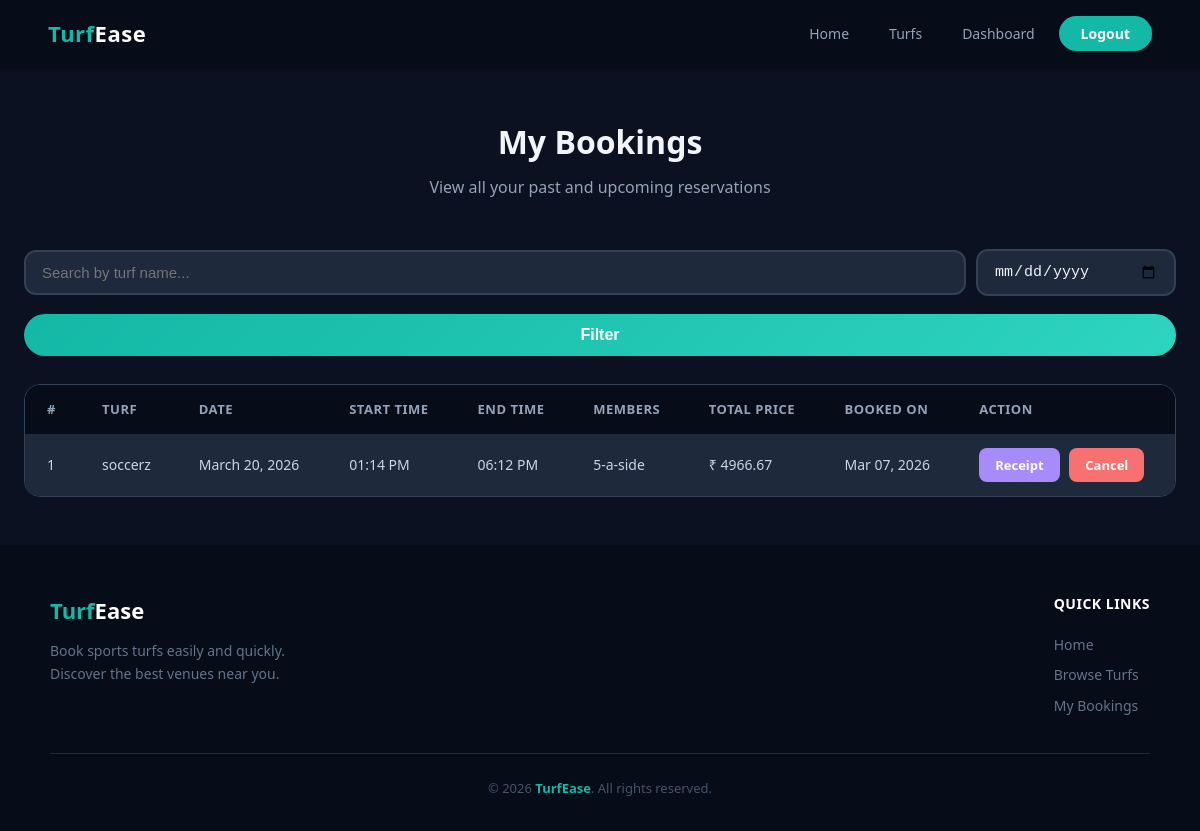
Page /bookings/history/ (signed in) on the committed database.
### bookings/models.py (models this page shows, shortened)
class Booking(models.Model):
    MEMBER_CHOICES = [
        (5, '5-a-side'),
        (7, '7-a-side'),
        (11, '11-a-side'),
    ]
    user = models.ForeignKey(User, on_delete=models.CASCADE, related_name='bookings')
    turf = models.ForeignKey(Turf, on_delete=models.CASCADE, related_name='bookings')
    booking_date = models.DateField()
    start_time = models.TimeField()
    end_time = models.TimeField()
    members = models.PositiveIntegerField(choices=MEMBER_CHOICES, default=5)
    total_price = models.DecimalField(max_digits=10, decimal_places=2)
    created_at = models.DateTimeField(auto_now_add=True)
    class Meta:
        ordering = ['-created_at']

### turfs/models.py (models this page shows, shortened)
class Turf(models.Model):
    name = models.CharField(max_length=200)
    location = models.CharField(max_length=300)
    description = models.TextField()
    price_per_hour = models.DecimalField(max_digits=10, decimal_places=2)
    price_5a_side = models.DecimalField(max_digits=10, decimal_places=2, default=0, help_text='Additional fixed price for 5-a-side teams')
    price_7a_side = models.DecimalField(max_digits=10, decimal_places=2, default=0, help_text='Additional fixed price for 7-a-side teams')
    price_11a_side = models.DecimalField(max_digits=10, decimal_places=2, default=0, help_text='Additional fixed price for 11-a-side teams')
    image = models.ImageField(upload_to='turf_images/', blank=True, null=True)
    created_at = models.DateTimeField(auto_now_add=True)

### bookings/views.py (the view)
# urls.py: path('history/', views.booking_history, name='booking_history'),
@login_required
def booking_history(request):
    bookings = Booking.objects.filter(user=request.user).select_related('turf')
    filter_date = request.GET.get('date', '')
    if filter_date:
        bookings = bookings.filter(booking_date=filter_date)
    search = request.GET.get('q', '')
    if search:
        bookings = bookings.filter(turf__name__icontains=search)
    paginator = Paginator(bookings, 10)
    page_number = request.GET.get('page')
    page_obj = paginator.get_page(page_number)
    cancelled_bookings = CancelledBooking.objects.filter(user=request.user)
    context = {
        'page_obj': page_obj,
        'search': search,
        'filter_date': filter_date,
        'cancelled_bookings': cancelled_bookings,
    }
    return render(request, 'booking_history.html', context)

### bookings/context_processors.py (called while the page is built)
def unread_notifications(request):
    if request.user.is_authenticated and not request.user.is_staff:
        count = Notification.objects.filter(user=request.user, is_read=False).count()
        return {'unread_notification_count': count}
    return {'unread_notification_count': 0}

### bookings/templatetags/custom_filters.py (called while the page is built)
@register.filter
def is_future_date(value):
    if isinstance(value, date):
        return value >= date.today()
    return False

### templates/booking_history.html (shortened to what this page needs)
{% extends 'base.html' %}
{% load custom_filters %}
{% block content %}
<div class="container">
    <div class="page-header">
        <h1>My Bookings</h1>
        <p>View all your past and upcoming reservations</p>
    </div>
    <form method="get" class="search-bar">
        <input type="text" name="q" class="form-control" placeholder="Search by turf name..." value="{{ search }}">
        <input type="date" name="date" class="form-control" value="{{ filter_date }}" style="max-width:200px;">
        <button type="submit" class="btn-submit" style="padding:12px 28px;">Filter</button>
    </form>
    {% if page_obj %}
        <div class="table-container">
            <table>
                <thead>
                    <tr>
                        <th>#</th>
                        <th>Turf</th>
                        <th>Date</th>
                        <th>Start Time</th>
                        <th>End Time</th>
                        <th>Members</th>
                        <th>Total Price</th>
                        <th>Booked On</th>
                        <th>Action</th>
                    </tr>
                </thead>
                <tbody>
                    {% for booking in page_obj %}
                        <tr>
                            <td>{{ forloop.counter|add:page_obj.start_index|add:"-1" }}</td>
                            <td>{{ booking.turf.name }}</td>
                            <td>{{ booking.booking_date }}</td>
                            <td>{{ booking.start_time|time:"h:i A" }}</td>
                            <td>{{ booking.end_time|time:"h:i A" }}</td>
                            <td>{{ booking.get_members_display }}</td>
                            <td>&#8377; {{ booking.total_price }}</td>
                            <td>{{ booking.created_at|date:"M d, Y" }}</td>
                            <td>
                                <a href="{% url 'booking_receipt' booking.pk %}" class="btn-action btn-edit" style="margin-right:6px;">Receipt</a>
                                {% if booking.booking_date|is_future_date %}
                                    <a href="{% url 'cancel_booking' booking.pk %}" class="btn-action btn-delete">Cancel</a>
                                {% else %}
                                    <span class="status-badge" style="background:var(--bg-tertiary); color:var(--text-muted);">Past</span>
                                {% endif %}
                            </td>
                        </tr>
                    {% endfor %}
                </tbody>
            </table>
        </div>
    {% endif %}
</div>
{% endblock %}

### static/css/style.css (style rules this page uses)
:root, body.theme-light { --bg-primary: #f8fafc; --bg-secondary: #ffffff; --bg-tertiary: #f1f5f9; --bg-card: #ffffff; --bg-input: #f8fafc; --bg-nav: #0f172a; --bg-footer: #0f172a; --text-primary: #0f172a; --text-secondary: #334155; --text-muted: #64748b; --text-faint: #94a3b8; --border: #e2e8f0; --border-hover: #cbd5e1; --accent: #14b8a6; --accent-hover: #0d9488; --accent2: #22c55e; --danger: #ef4444; --purple: #8b5cf6; --amber: #f59e0b; --shadow-sm: 0 1px 3px rgba(0,0,0,.06); --shadow-md: 0 4px 24px rgba(0,0,0,.06); --shadow-lg: 0 16px 40px rgba(0,0,0,.1); --shadow-glow: 0 4px 20px rgba(20,184,166,.25); --table-row-hover:#f8fafc; --msg-success-bg: #dcfce7; --msg-success-c: #166534; --msg-success-b: #bbf7d0; --msg-error-bg: #fef2f2; --msg-error-c: #991b1b; --msg-error-b: #fecaca; --msg-info-bg: #e0f2fe; --msg-info-c: #075985; --msg-info-b: #bae6fd; }
body.theme-dark { --bg-primary: #0b1120; --bg-secondary: #111827; --bg-tertiary: #0f172a; --bg-card: #1e293b; --bg-input: #1e293b; --bg-nav: #060c18; --bg-footer: #060c18; --text-primary: #f1f5f9; --text-secondary: #cbd5e1; --text-muted: #94a3b8; --text-faint: #64748b; --border: #334155; --border-hover: #475569; --accent: #14b8a6; --accent-hover: #2dd4bf; --accent2: #22c55e; --danger: #f87171; --purple: #a78bfa; --amber: #fbbf24; --shadow-sm: 0 1px 3px rgba(0,0,0,.3); --shadow-md: 0 4px 24px rgba(0,0,0,.25); --shadow-lg: 0 16px 40px rgba(0,0,0,.35); --shadow-glow: 0 4px 20px rgba(20,184,166,.35); --table-row-hover:#1e293b; --msg-success-bg: rgba(34,197,94,.12); --msg-success-c: #4ade80; --msg-success-b: rgba(34,197,94,.25); --msg-error-bg: rgba(239,68,68,.12); --msg-error-c: #fca5a5; --msg-error-b: rgba(239,68,68,.25); --msg-info-bg: rgba(59,130,246,.12); --msg-info-c: #93c5fd; --msg-info-b: rgba(59,130,246,.25); }
*, *::before, *::after { margin: 0; padding: 0; box-sizing: border-box; }
html { scroll-behavior: smooth; }
body { font-family: 'Segoe UI', system-ui, -apple-system, sans-serif; background-color: var(--bg-primary); color: var(--text-secondary); line-height: 1.6; min-height: 100vh; transition: background-color .4s, color .4s; }
a { text-decoration: none; color: inherit; }
.container { max-width: 1200px; margin: 0 auto; padding: 48px 24px; animation: fadeIn .5s ease; }
.page-header { text-align: center; margin-bottom: 48px; animation: fadeInUp .6s ease; }
.page-header h1 { font-size: 32px; font-weight: 700; color: var(--text-primary); }
.page-header p { color: var(--text-muted); margin-top: 8px; }
.form-control { width: 100%; padding: 12px 16px; border: 2px solid var(--border); border-radius: 12px; font-size: 15px; background: var(--bg-input); transition: border-color .25s, box-shadow .25s, background .25s; color: var(--text-primary); }
.btn-submit { width: 100%; padding: 14px; background: linear-gradient(135deg, var(--accent), var(--accent-hover)); color: #fff; border: none; border-radius: 50px; font-size: 16px; font-weight: 700; cursor: pointer; transition: transform .2s, box-shadow .3s; margin-top: 8px; position: relative; overflow: hidden; }
.btn-submit::before { content: ''; position: absolute; top: 0; left: -100%; width: 100%; height: 100%; background: linear-gradient(90deg, transparent, rgba(255,255,255,.18), transparent); transition: left .5s; }
.table-container { overflow-x: auto; border-radius: 16px; border: 1px solid var(--border); animation: fadeInUp .5s ease; }
table { width: 100%; border-collapse: collapse; background: var(--bg-card); }
table thead { background: var(--bg-nav); }
table th { padding: 14px 22px; text-align: left; font-size: 13px; font-weight: 600; color: #94a3b8; text-transform: uppercase; letter-spacing: .5px; }
table td { padding: 14px 22px; font-size: 14px; color: var(--text-secondary); }
table tbody tr { border-bottom: 1px solid var(--border); transition: background .2s, transform .15s; }
table tbody tr:last-child { border-bottom: none; }
.btn-action { display: inline-block; padding: 7px 16px; border-radius: 8px; font-size: 13px; font-weight: 600; border: none; cursor: pointer; transition: opacity .2s, transform .2s, box-shadow .2s; }
.btn-edit { background: var(--purple); color: #fff; }
.btn-delete { background: var(--danger); color: #fff; }
.search-bar { display: flex; gap: 10px; align-items: center; margin-bottom: 28px; flex-wrap: wrap; animation: fadeIn .4s ease; }
.search-bar .form-control { flex: 1; min-width: 180px; }

### rows in the picture
Booking: turf.name "soccerz", booking_date "March 20, 2026", start_time "01:14 PM", end_time "06:12 PM", members "5-a-side", total_price "4966.67", created_at "Mar 07, 2026", shows "Cancel"
